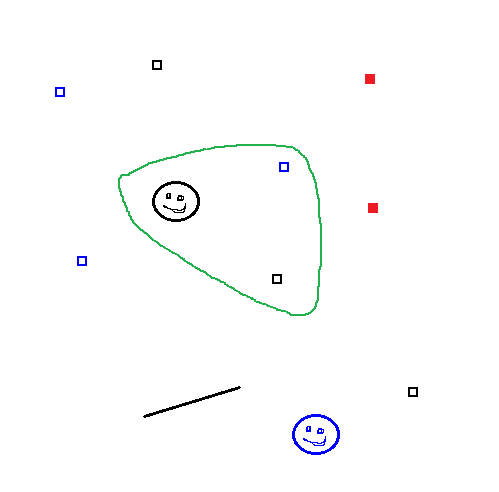
#> input picture capstone.png, 499 x 492 px; its folder holds only this picture in this run
$ python -i WbeImageOperations.py   (imports and definitions only)
#> lines starting #> are read from the running program, lines starting #| are printed output that depends on the picture; after the words box and inside, x2 and y2 are one past the last pixel; in counts of white or black regions, pixels touching at a corner belong together
#> further down, picture is the input picture: shape (492, 499, 3); mean B, G, R 252.9, 252.7, 252.1
########################################################################
#
#    @File:    WbeGetInput.py
#
#    @Author:  İbrahim Alan
#              Onur Güzel
#
#    @Mail:    ibrahimalan996@gmail.com
#              onurguzel4@gmail.com
#
#    @Description:  This library gets input to use
#
#    @Note:    Version 1.0.0 (Library version) - 15 APR 2020
#
#    Created on 15 APR 2020 - WED, 13.54
#
#    @Version	1.0.0 - Modified Date : 15 APR 2020
#
########################################################################


#!/usr/bin/env python


# Import Libraries
try:
    import cv2
    import numpy as np
    import matplotlib.pyplot as plt

    import WbeGlobalVariables
    import WbeEraser
except ImportError:
    print("Some required files could not be found for program in Input...",
        "\nPlease contact with the manufacturer!")


# Get test image from local folder
# [12 lines left out: function getImage, not called in this run]


# To convert color space
def convertColorSpace(src_img):
    try:
        # Convert the Gray Scale
        gry_img = cv2.cvtColor(src_img, cv2.COLOR_BGR2GRAY)

        # Convert the HSV
        hsv_img = cv2.cvtColor(src_img, cv2.COLOR_BGR2HSV)
#> hsv_img: shape (492, 499, 3); mean H, S, V 0.8, 2, 253.5

        # Mask image using HSV
        msk_img = cv2.inRange(hsv_img, (36, 25, 25), (70, 255,255))
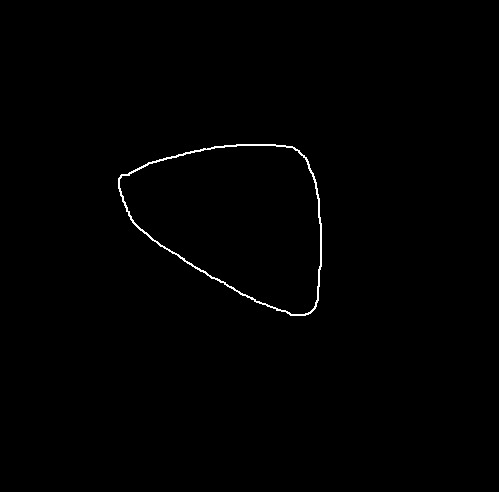
#> msk_img: shape (492, 499); 0.52% white in thin lines or dots, all inside (x1, y1, x2, y2) = (118, 144, 322, 316)

        showStartupImages(src_img, gry_img, hsv_img, msk_img)

    except Exception as e:
        if(WbeGlobalVariables.info_print_allowed == 1):
            print("Convery Color Space Error : " + str(e))
        return False

    return hsv_img


# Apply mask
# [31 lines left out: functions applyMask, findContours, not called in this run]


# To show images
def showStartupImages(src_img, gry_img, hsv_img, msk_img):
    try:
        plt.subplot(221),plt.imshow(src_img),plt.title('Source')
        plt.subplot(222),plt.imshow(gry_img,'gray'),plt.title('Gray')
        plt.subplot(223),plt.imshow(hsv_img,'hsv'),plt.title('Hsv')
        plt.subplot(224),plt.imshow(msk_img,),plt.title('Masked')

        plt.show()
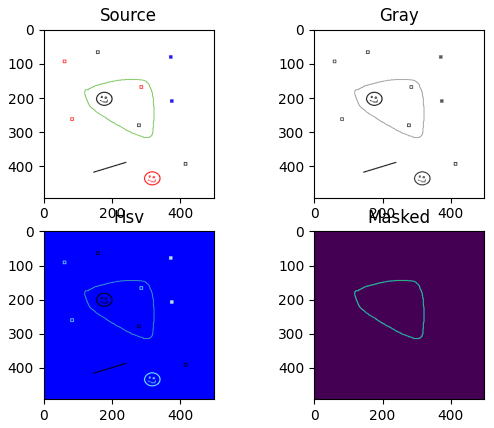
#> figure drawn by matplotlib, 4 panels; B, G, R data is drawn as R, G, B

    except Exception as e:
        if(WbeGlobalVariables.info_print_allowed == 1):
            print("Get Image Error : " + str(e))
        return False


# To show images
# [13 lines left out: function showMaskedImages, not called in this run]

>>> import cv2
>>> picture = cv2.imread('capstone.png')
>>> result = convertColorSpace(picture)
